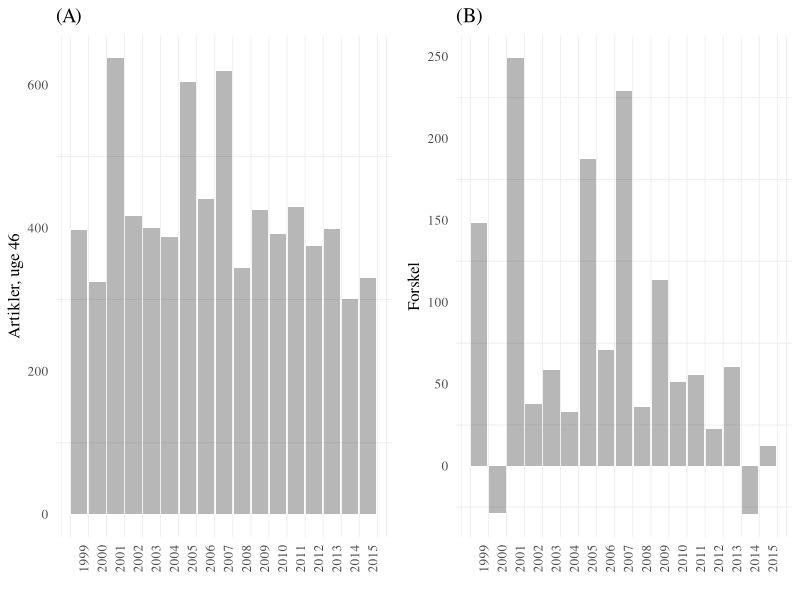

Recreate this plot in R.
# Indlæs pakker 
library("ggplot2")
library("grid")
library("gridExtra")

# Indlæs data
uge46 <- read.csv("uge46.csv")

# Se de seks første rækker i uge46
head(uge46)

# Lav Panel A i Figur 2
plot.w46 <- ggplot(uge46, aes(year, w46)) +
  geom_bar(stat = "identity", fill = "gray30", alpha=0.4) +
  ylab("Artikler, uge 46") +
  scale_x_continuous("", breaks=c(1999:2015)) +
  ggtitle("(A)") +
  theme_minimal(base_size = 12, base_family = "serif") +
  theme(panel.grid.major = element_blank(),
        axis.text.x = element_text(angle = 90, hjust = 1))

# Lav Panel B i Figur 2
plot.dif <- ggplot(uge46, aes(year, dif)) +
  geom_bar(stat = "identity", fill = "gray30", alpha=0.4) +
  ylab("Forskel") +
  scale_x_continuous("", breaks=c(1999:2015)) +
  ggtitle("(B)") +
  theme_minimal(base_size = 12, base_family = "serif") +
  theme(panel.grid.major = element_blank(),
        axis.text.x = element_text(angle = 90, hjust = 1))


# Gem Panel A og Panel B i en figur (Figur 2)
png('../figs/infomedia.png', height=3, width=6, units="in",res=700)
grid.arrange(plot.w46, plot.dif, ncol=2)
dev.off()

# Kør sessionsinfo
sessionInfo()
